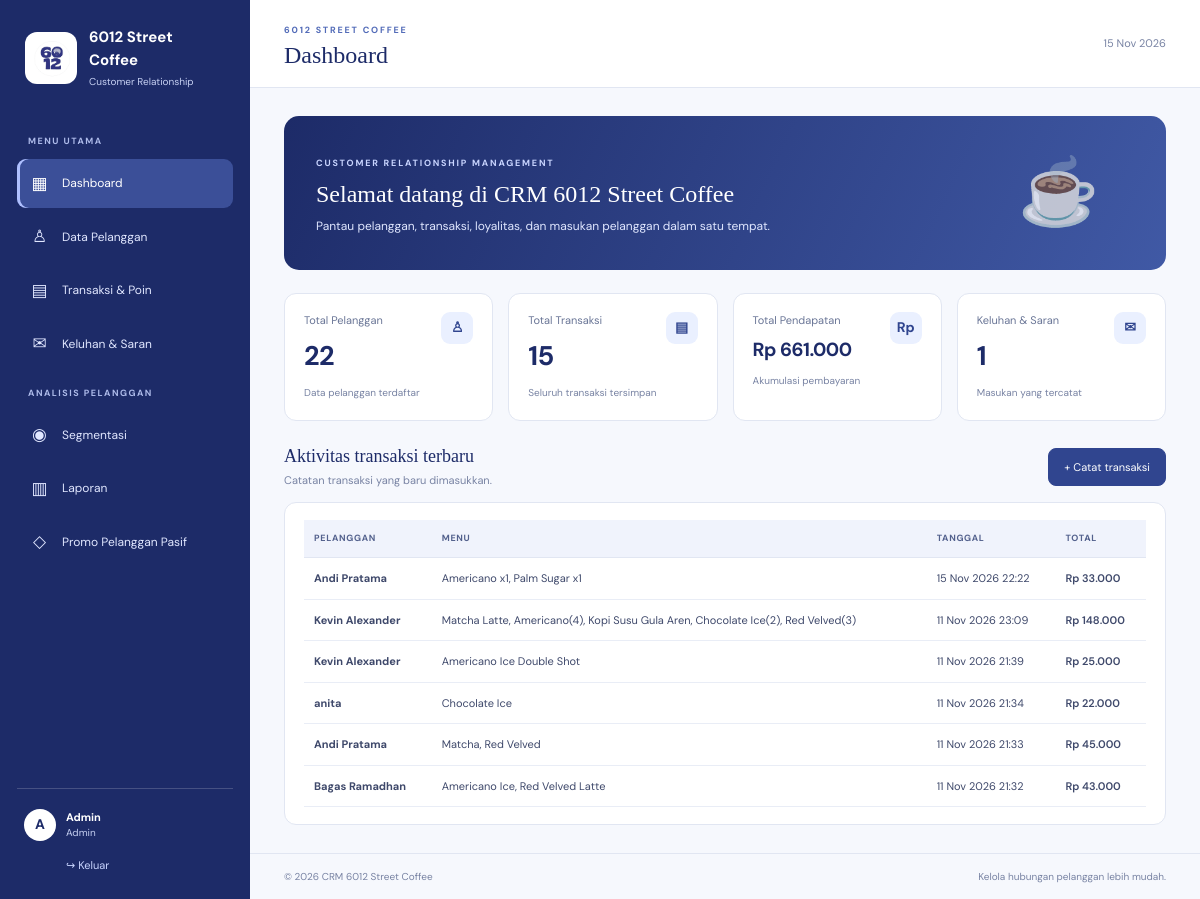
/index.php (signed in), run on the app's committed database.
### tables this page shows
CREATE TABLE `transactions` (
  `id` bigint(20) UNSIGNED NOT NULL,
  `customer_id` int(10) UNSIGNED DEFAULT NULL,
  `menu_name` varchar(150) NOT NULL,
  `quantity` int(10) UNSIGNED NOT NULL,
  `total_amount` bigint(20) UNSIGNED NOT NULL,
  `points_awarded` int(10) UNSIGNED NOT NULL DEFAULT 0,
  `transaction_date` datetime NOT NULL DEFAULT current_timestamp()
);

CREATE TABLE `customers` (
  `id` int(10) UNSIGNED NOT NULL,
  `name` varchar(100) NOT NULL,
  `phone` varchar(20) NOT NULL,
  `address` varchar(255) DEFAULT NULL,
  `join_date` date NOT NULL DEFAULT curdate(),
  `member_status` enum('Member','Non-member') NOT NULL DEFAULT 'Member',
  `points` int(10) UNSIGNED NOT NULL DEFAULT 0,
  `created_at` timestamp NOT NULL DEFAULT current_timestamp()
);

### includes/functions.php (called while the page is built, shortened)
<?php
function e($value): string
{
    return htmlspecialchars((string) $value, ENT_QUOTES, 'UTF-8');
}
function rupiah($number): string
{
    return 'Rp ' . number_format((float) $number, 0, ',', '.');
}
function active_page(string $page): string
{
    return basename($_SERVER['PHP_SELF']) === $page ? 'active' : '';
}

### index.php (the view, shortened to what this page needs)
<?php
require_once 'config/database.php';
require_once 'includes/functions.php';
$pageTitle = 'Dashboard';
$customers = (int) $pdo->query("SELECT COUNT(*) FROM customers")->fetchColumn();
$transactions = (int) $pdo->query("SELECT COUNT(*) FROM transactions")->fetchColumn();
$revenue = (float) $pdo->query("SELECT COALESCE(SUM(total_amount),0) FROM transactions")->fetchColumn();
$complaints = (int) $pdo->query("SELECT COUNT(*) FROM complaints")->fetchColumn();
$recent = $pdo->query("SELECT t.transaction_date,t.menu_name,t.total_amount,c.name customer_name FROM transactions t LEFT JOIN customers c ON c.id=t.customer_id ORDER BY t.transaction_date DESC,t.id DESC LIMIT 6")->fetchAll();
require 'includes/header.php';
?>
<div class="welcome-panel">
    <div><span class="eyebrow light">CUSTOMER RELATIONSHIP MANAGEMENT</span>
        <h2>Selamat datang di CRM 6012 Street Coffee</h2>
        <p>Pantau pelanggan, transaksi, loyalitas, dan masukan pelanggan dalam satu tempat.</p>
    </div>
    <div class="coffee-art">☕</div>
</div>
<div class="stats-grid">
    <div class="stat-card">
        <div class="stat-icon">♙</div><span>Total
            Pelanggan</span><strong><?= number_format($customers) ?></strong><small>Data pelanggan terdaftar</small>
    </div>
    <div class="stat-card">
        <div class="stat-icon">▤</div><span>Total
            Transaksi</span><strong><?= number_format($transactions) ?></strong><small>Seluruh transaksi
            tersimpan</small>
    </div>
    <div class="stat-card">
        <div class="stat-icon">Rp</div><span>Total Pendapatan</span><strong
            class="stat-money"><?= rupiah($revenue) ?></strong><small>Akumulasi pembayaran</small>
    </div>
    <div class="stat-card">
        <div class="stat-icon">✉</div><span>Keluhan &
            Saran</span><strong><?= number_format($complaints) ?></strong><small>Masukan yang tercatat</small>
    </div>
</div>
<div class="section-heading">
    <div>
        <h3>Aktivitas transaksi terbaru</h3>
        <p>Catatan transaksi yang baru dimasukkan.</p>
    </div><a class="btn btn-coffee" href="transactions.php">+ Catat transaksi</a>
</div>
<div class="table-card">
    <div class="table-responsive">
        <table class="table align-middle">
            <thead>
                <tr>
                    <th>Pelanggan</th>
                    <th>Menu</th>
                    <th>Tanggal</th>
                    <th>Total</th>
                </tr>
            </thead>
            <tbody>
                <?php foreach ($recent as $r): ?>
                    <tr>
                        <td><b><?= e($r['customer_name'] ?? 'Pelanggan umum') ?></b></td>
                        <td><?= e($r['menu_name']) ?></td>
                        <td><?= date('d M Y H:i', strtotime($r['transaction_date'])) ?></td>
                        <td class="fw-semibold"><?= rupiah($r['total_amount']) ?></td>
                    </tr><?php endforeach; ?>
            </tbody>
        </table>
    </div>
</div>
<?php require 'includes/footer.php'; ?>

### includes/header.php (shortened to what this page needs)
<?php
$pageTitle = $pageTitle ?? 'Dashboard';
require_once __DIR__ . '/functions.php';
?>
<!doctype html>
<html lang="id">
<head>
  <link href="https://cdn.jsdelivr.net/npm/bootstrap@5.3.3/dist/css/bootstrap.min.css" rel="stylesheet">
  <link href="assets/style.css?v=<?= filemtime(__DIR__ . '/../assets/style.css') ?>" rel="stylesheet">
</head>
<body>
  <div class="app-shell">
    <aside class="sidebar" id="sidebar">
<div class="brand">
    <img src="assets/img/logo_6012.png"
         alt="Logo 6012 Street Coffee"
         class="brand-logo">
    <div class="brand-text">
        <strong>6012 Street Coffee</strong>
        <small>Customer Relationship</small>
    </div>
</div>
      <div class="nav-label">MENU UTAMA</div>
      <a class="nav-link-custom <?= active_page('index.php') ?>" href="index.php"><span>▦</span> Dashboard</a>
      <a class="nav-link-custom <?= active_page('customers.php') ?>" href="customers.php"><span>♙</span> Data
        Pelanggan</a>
      <a class="nav-link-custom <?= active_page('transactions.php') ?>" href="transactions.php"><span>▤</span> Transaksi
        & Poin</a>
      <a class="nav-link-custom <?= active_page('complaints.php') ?>" href="complaints.php"><span>✉</span> Keluhan &
        Saran</a>
      <div class="nav-label">ANALISIS PELANGGAN</div>
      <a class="nav-link-custom <?= active_page('segmentation.php') ?>" href="segmentation.php"><span>◉</span>
        Segmentasi</a>
      <a class="nav-link-custom <?= active_page('reports.php') ?>" href="reports.php"><span>▥</span> Laporan</a>
      <a class="nav-link-custom <?= active_page('promosi.php') ?>" href="promosi.php"><span>◇</span> Promo Pelanggan
        Pasif</a>
      <div class="sidebar-bottom">
        <div class="admin-chip">
          <div class="avatar">A</div>
          <div><b><?= e($_SESSION['user_name'] ?? 'Admin') ?></b><small>Admin</small></div>
        </div><a href="logout.php" class="logout-link">↪ Keluar</a>
      </div>
    </aside>
    <main class="main-content">
      <div class="topbar"><button class="menu-toggle" id="menuToggle">☰</button>
        <div><span class="eyebrow">6012 STREET COFFEE</span>
          <h1><?= e($pageTitle) ?></h1>
        </div>
        <div class="topbar-date"><?= date('d M Y') ?></div>
      </div>
      <div class="page-content"><?php show_flash(); ?>

### includes/footer.php (shortened to what this page needs)
    </div>
    <footer class="footer">© <?= date('Y') ?> CRM 6012 Street Coffee <span>Kelola hubungan pelanggan lebih mudah.</span></footer>
  </main>
</div>
</body></html>

### data on the page
transactions: customer.name "Andi Pratama", menu_name "Americano x1, Palm Sugar x1", transaction_date "15 Nov 2026 22:22", total_amount "Rp 33.000"
transactions: customer.name "Kevin Alexander", menu_name "Matcha Latte, Americano(4), Kopi Susu Gula Aren, Chocolate Ice(2), Red Velved(3)", transaction_date "11 Nov 2026 23:09", total_amount "Rp 148.000"
transactions: customer.name "Kevin Alexander", menu_name "Americano Ice Double Shot", transaction_date "11 Nov 2026 21:39", total_amount "Rp 25.000"
transactions: customer.name "anita", menu_name "Chocolate Ice", transaction_date "11 Nov 2026 21:34", total_amount "Rp 22.000"
transactions: customer.name "Andi Pratama", menu_name "Matcha, Red Velved", transaction_date "11 Nov 2026 21:33", total_amount "Rp 45.000"
transactions: customer.name "Bagas Ramadhan", menu_name "Americano Ice, Red Velved Latte", transaction_date "11 Nov 2026 21:32", total_amount "Rp 43.000"

### other printed values
$_SESSION['user_name'] "Admin"
$pageTitle "Dashboard"
$customers "22"
$transactions "15"
rupiah($revenue) "Rp 661.000"
$complaints "1"
